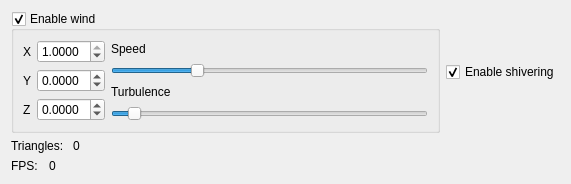
<?xml version="1.0" encoding="UTF-8"?>
<ui version="4.0">
 <class>ControlPanel</class>
 <widget class="QWidget" name="ControlPanel">
  <property name="geometry">
   <rect>
    <x>0</x>
    <y>0</y>
    <width>571</width>
    <height>178</height>
   </rect>
  </property>
  <property name="sizePolicy">
   <sizepolicy hsizetype="Preferred" vsizetype="Maximum">
    <horstretch>0</horstretch>
    <verstretch>0</verstretch>
   </sizepolicy>
  </property>
  <property name="windowTitle">
   <string>Form</string>
  </property>
  <layout class="QVBoxLayout" name="verticalLayout_6">
   <item>
    <layout class="QHBoxLayout" name="horizontalLayout_7">
     <item>
      <widget class="QGroupBox" name="windBox">
       <property name="title">
        <string>Enable wind</string>
       </property>
       <property name="checkable">
        <bool>true</bool>
       </property>
       <layout class="QHBoxLayout" name="horizontalLayout">
        <item>
         <layout class="QFormLayout" name="formLayout">
          <item row="0" column="0">
           <widget class="QLabel" name="windXLabel">
            <property name="text">
             <string>X</string>
            </property>
           </widget>
          </item>
          <item row="0" column="1">
           <widget class="QDoubleSpinBox" name="windXValue">
            <property name="decimals">
             <number>4</number>
            </property>
            <property name="minimum">
             <double>-1.000000000000000</double>
            </property>
            <property name="maximum">
             <double>1.000000000000000</double>
            </property>
            <property name="singleStep">
             <double>0.000000000000000</double>
            </property>
            <property name="value">
             <double>1.000000000000000</double>
            </property>
           </widget>
          </item>
          <item row="1" column="0">
           <widget class="QLabel" name="windYLabel">
            <property name="text">
             <string>Y</string>
            </property>
           </widget>
          </item>
          <item row="1" column="1">
           <widget class="QDoubleSpinBox" name="windYValue">
            <property name="decimals">
             <number>4</number>
            </property>
            <property name="minimum">
             <double>-1.000000000000000</double>
            </property>
            <property name="maximum">
             <double>1.000000000000000</double>
            </property>
            <property name="singleStep">
             <double>0.000000000000000</double>
            </property>
           </widget>
          </item>
          <item row="2" column="0">
           <widget class="QLabel" name="windZLabel">
            <property name="text">
             <string>Z</string>
            </property>
           </widget>
          </item>
          <item row="2" column="1">
           <widget class="QDoubleSpinBox" name="windZValue">
            <property name="decimals">
             <number>4</number>
            </property>
            <property name="minimum">
             <double>-1.000000000000000</double>
            </property>
            <property name="maximum">
             <double>1.000000000000000</double>
            </property>
            <property name="singleStep">
             <double>0.000000000000000</double>
            </property>
           </widget>
          </item>
         </layout>
        </item>
        <item>
         <layout class="QVBoxLayout" name="verticalLayout">
          <item>
           <widget class="QLabel" name="windSpeedLabel">
            <property name="text">
             <string>Speed</string>
            </property>
           </widget>
          </item>
          <item>
           <widget class="QSlider" name="windSpeedSlider">
            <property name="minimum">
             <number>500</number>
            </property>
            <property name="maximum">
             <number>10000</number>
            </property>
            <property name="pageStep">
             <number>1000</number>
            </property>
            <property name="value">
             <number>3000</number>
            </property>
            <property name="orientation">
             <enum>Qt::Horizontal</enum>
            </property>
           </widget>
          </item>
          <item>
           <widget class="QLabel" name="windTurbulencelabel">
            <property name="text">
             <string>Turbulence</string>
            </property>
           </widget>
          </item>
          <item>
           <widget class="QSlider" name="windTurbulenceSlider">
            <property name="minimum">
             <number>10</number>
            </property>
            <property name="maximum">
             <number>200</number>
            </property>
            <property name="sliderPosition">
             <number>20</number>
            </property>
            <property name="orientation">
             <enum>Qt::Horizontal</enum>
            </property>
           </widget>
          </item>
         </layout>
        </item>
       </layout>
      </widget>
     </item>
     <item>
      <widget class="QCheckBox" name="shiveringCheckbox">
       <property name="text">
        <string>Enable shivering</string>
       </property>
       <property name="checked">
        <bool>true</bool>
       </property>
      </widget>
     </item>
    </layout>
   </item>
   <item>
    <layout class="QHBoxLayout" name="horizontalLayout_5">
     <item>
      <layout class="QVBoxLayout" name="verticalLayout_5">
       <item>
        <layout class="QHBoxLayout" name="horizontalLayout_2">
         <item>
          <widget class="QLabel" name="trianglesLabel">
           <property name="text">
            <string>Triangles: </string>
           </property>
          </widget>
         </item>
         <item>
          <widget class="QLabel" name="trianglesValue">
           <property name="text">
            <string>0</string>
           </property>
          </widget>
         </item>
        </layout>
       </item>
       <item>
        <layout class="QHBoxLayout" name="horizontalLayout_3">
         <item>
          <widget class="QLabel" name="fpsLabel">
           <property name="text">
            <string>FPS: </string>
           </property>
          </widget>
         </item>
         <item>
          <widget class="QLabel" name="fpsValue">
           <property name="text">
            <string>0</string>
           </property>
          </widget>
         </item>
        </layout>
       </item>
      </layout>
     </item>
     <item>
      <spacer name="horizontalSpacer">
       <property name="orientation">
        <enum>Qt::Horizontal</enum>
       </property>
       <property name="sizeHint" stdset="0">
        <size>
         <width>40</width>
         <height>20</height>
        </size>
       </property>
      </spacer>
     </item>
    </layout>
   </item>
  </layout>
 </widget>
 <resources/>
 <connections/>
</ui>
